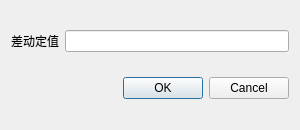
<?xml version="1.0" encoding="UTF-8"?>
<ui version="4.0">
 <class>ValueCalc_1101</class>
 <widget class="QDialog" name="ValueCalc_1101">
  <property name="geometry">
   <rect>
    <x>0</x>
    <y>0</y>
    <width>300</width>
    <height>130</height>
   </rect>
  </property>
  <property name="windowTitle">
   <string>Dialog</string>
  </property>
  <layout class="QVBoxLayout" name="verticalLayout">
   <item>
    <layout class="QHBoxLayout" name="horizontalLayout">
     <item>
      <widget class="QLabel" name="label_value">
       <property name="text">
        <string>差动定值</string>
       </property>
      </widget>
     </item>
     <item>
      <widget class="QLineEdit" name="lineEdit_value"/>
     </item>
    </layout>
   </item>
   <item>
    <widget class="QDialogButtonBox" name="buttonBox">
     <property name="orientation">
      <enum>Qt::Horizontal</enum>
     </property>
     <property name="standardButtons">
      <set>QDialogButtonBox::Cancel|QDialogButtonBox::Ok</set>
     </property>
    </widget>
   </item>
  </layout>
 </widget>
 <resources/>
 <connections>
  <connection>
   <sender>buttonBox</sender>
   <signal>accepted()</signal>
   <receiver>ValueCalc_1101</receiver>
   <slot>accept()</slot>
   <hints>
    <hint type="sourcelabel">
     <x>248</x>
     <y>254</y>
    </hint>
    <hint type="destinationlabel">
     <x>157</x>
     <y>274</y>
    </hint>
   </hints>
  </connection>
  <connection>
   <sender>buttonBox</sender>
   <signal>rejected()</signal>
   <receiver>ValueCalc_1101</receiver>
   <slot>reject()</slot>
   <hints>
    <hint type="sourcelabel">
     <x>316</x>
     <y>260</y>
    </hint>
    <hint type="destinationlabel">
     <x>286</x>
     <y>274</y>
    </hint>
   </hints>
  </connection>
 </connections>
</ui>
